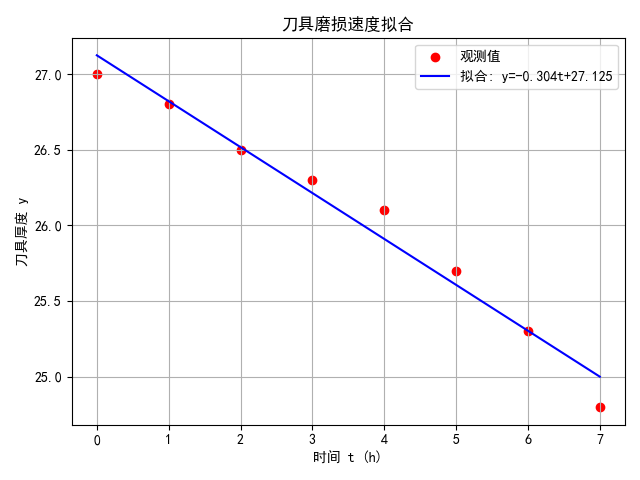

Recreate this plot in Python.
import numpy as np
import matplotlib.pyplot as plt

plt.rcParams['font.sans-serif'] = ['SimHei']
plt.rcParams['axes.unicode_minus'] = False

t = np.array([0, 1, 2, 3, 4, 5, 6, 7], dtype=float)
y = np.array([27.0, 26.8, 26.5, 26.3, 26.1, 25.7, 25.3, 24.8])

# 最小二乘拟合 y = a t + b
a, b = np.polyfit(t, y, 1)
print(f"拟合结果：y = {a:.4f} t + {b:.4f}")

y_hat = a * t + b
rss = np.sum((y - y_hat)**2)
r2 = 1 - rss / np.sum((y - y.mean())**2)
print(f"残差平方和 RSS = {rss:.5f}, 决定系数 R² = {r2:.5f}")

plt.scatter(t, y, color='red', label='观测值')
plt.plot(t, y_hat, 'b-', label=f'拟合: y={a:.3f}t+{b:.3f}')
plt.xlabel('时间 t (h)'); plt.ylabel('刀具厚度 y')
plt.title('刀具磨损速度拟合')
plt.legend(); plt.grid(True)
plt.tight_layout(); plt.show()
